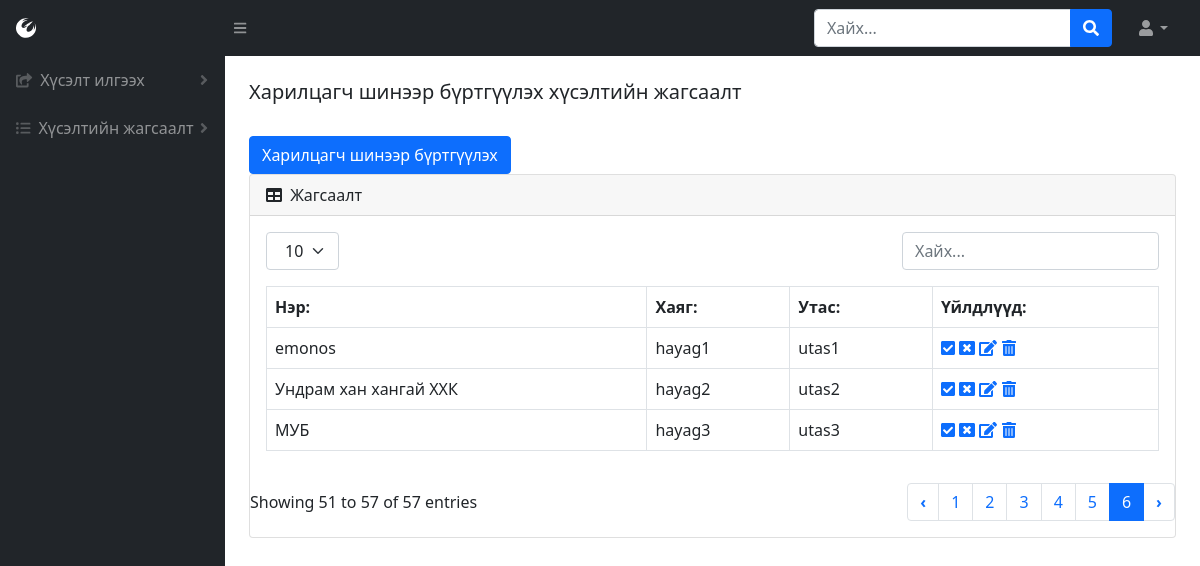
Before: /company-list (signed in) with the older database file.
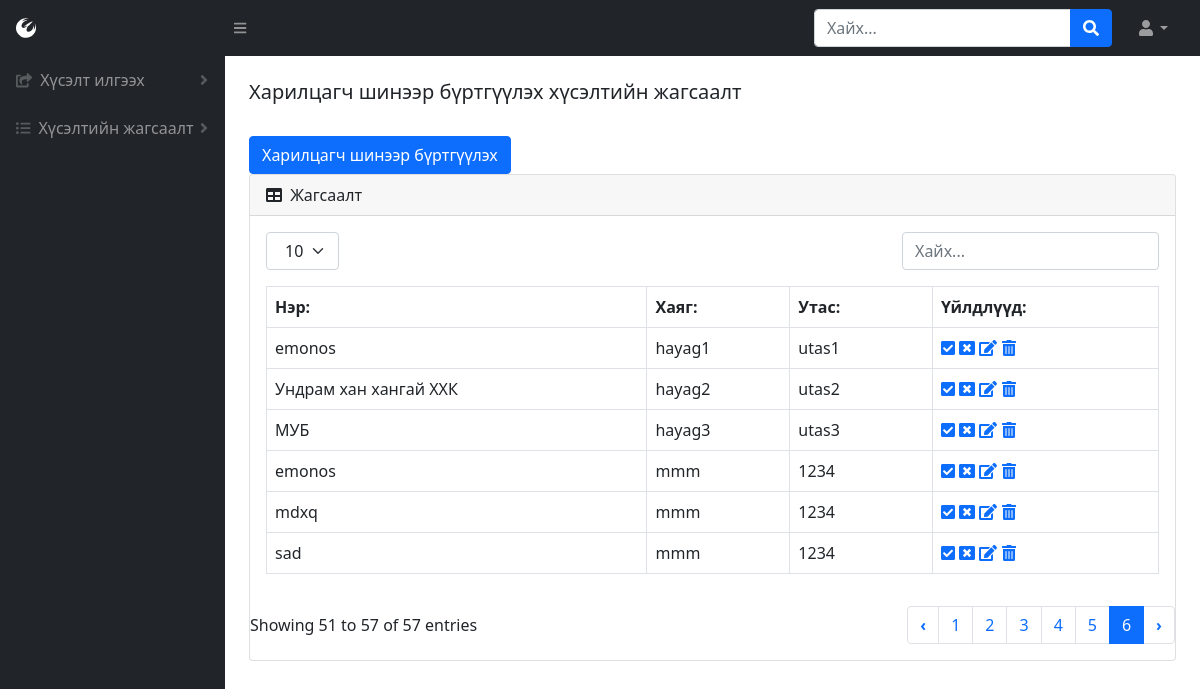
After: the same page with the newer database file.
### BMweb/models.py (models this page shows, shortened)
class Company(models.Model):
    comName = models.CharField(max_length=300, verbose_name=_("Компаний нэр"))
    hayag = models.CharField(max_length=1000, verbose_name=_("Компаний хаяг"))
    phone = models.CharField(max_length=30, verbose_name=_("Компаний утас"))
    class Meta:
        verbose_name = _("Компани")
        verbose_name_plural = _("Компани")

### BMweb/views.py (the view)
# urls.py: path('company-list',views.companyList,name='company-list'),
def companyList(request):
    if 'user_id' in request.session:
        p = Company.objects.all()
        h = Hereglegch.objects.get(pk=request.session['user_id'])
        return render(request,'companyList.html', {'user': h, 'companyList': p })
    else:
        return redirect('/login')

### BMweb/templates/companyList.html (shortened to what this page needs)
{% load static %}
<!DOCTYPE html>
<html lang="en">
    <head>
        <link href="https://cdn.jsdelivr.net/npm/simple-datatables@latest/dist/style.css" rel="stylesheet" />
        <link href="css/styles.css" rel="stylesheet" />
        <link href="{% static 'css/styles.css' %}" rel="stylesheet"/>
    </head>
    <body class="sb-nav-fixed">
        {% include "topNav.html" %}
        <div id="layoutSidenav">
            {% include "leftNav.html" %}
            <div id="layoutSidenav_content">
                {%  include "comList.html" %}
            </div>
        </div>
    </body>
</html>

### BMweb/templates/comList.html (shortened to what this page needs)
<main>
    <div class="container-fluid px-4">
        <h5 class="mt-4">Харилцагч шинээр бүртгүүлэх хүсэлтийн жагсаалт</h5>
        <a href="{% url 'company' %}" class="btn btn-primary" role="button">Харилцагч шинээр бүртгүүлэх</a>
        <div class="card mb-4">
            <div class="card-header">
                <i class="fas fa-table me-1"></i>
                Жагсаалт
            </div>
            <div class="card-body">
                {% include "tableTop.html" %}
                <table id="datatablesSimple" class="dataTable-table">
                  <thead>
                      <tr>
                          <th data-sortable="" class="asc">
                              <a href="#" class="dataTable-sorter">Нэр:</a>
                          </th>
                          <th data-sortable="" class="asc">
                              <a href="#" class="dataTable-sorter">Хаяг:</a>
                          </th>
                          <th data-sortable="" class="asc">
                              <a href="#" class="dataTable-sorter">Утас:</a>
                          </th>
                          <th data-sortable="" class="asc">
                            <a href="#" class="dataTable-sorter">Үйлдлүүд:</a>
                        </th>
                      </tr>
                  </thead>
                  {% for h in companyList %}
                      <tr>
                          <td>{{ h.comName }}</td>
                          <td>{{ h.hayag }}</td>
                          <td>{{ h.phone }}</td>
                          <td>
                          <a href="/change-state/{{h.id}}/2"><i class="fas fa-check-square"></i></a>
                          <a href="/change-state/{{h.id}}/3"><i class="fas fa-window-close"></i></a>
                          <a href="/company?edit={{h.id}}"><i class="fas fa-edit"></i></a>
                          <a href="/company?del={{h.id}}"><i class="fas fa-trash-alt"></i></a></td>
                      </tr>
                  {% endfor %}
                  </table>
            </div>
            {% include "tableBottom.html" %}
        </div>
    </div>
</main>

Changed rows visible on the page:
added Company: comName "emonos", hayag "mmm", phone "1234"
added Company: comName "mdxq", hayag "mmm", phone "1234"
added Company: comName "sad", hayag "mmm", phone "1234"
